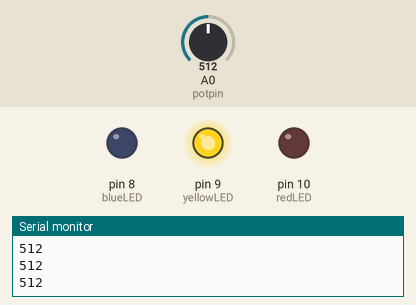
Recording of a sketch running on a simulated Arduino Uno, built with avr-gcc and run on an emulated ATmega328P. Shown: output pins drawn as LEDs (lit = HIGH), the last lines printed to the serial monitor. The inputs (shaded band) are chosen by the test bench; at power-on: A0 (potpin) = 512.

Above: at 1.2 s.
1.3 s: A0 (potpin) set to 672
2.8 s: A0 (potpin) set to 690
At 3.5 s:
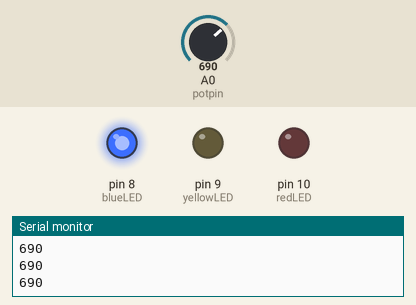
4.3 s: A0 (potpin) set to 330
At 5.5 s:
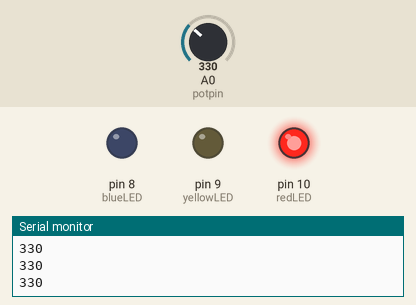
5.8 s: A0 (potpin) set to 355
At 7.0 s:
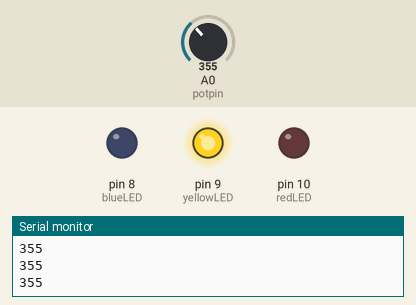
7.3 s: A0 (potpin) set to 306
At 8.0 s:
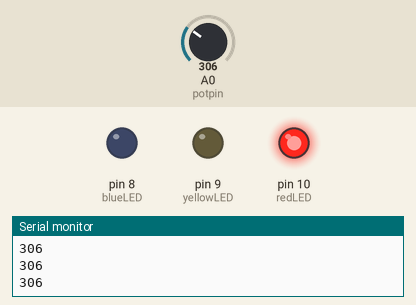
Timing chart, 0 to 9.8 s (numbered marks = the images above; inputs shaded):
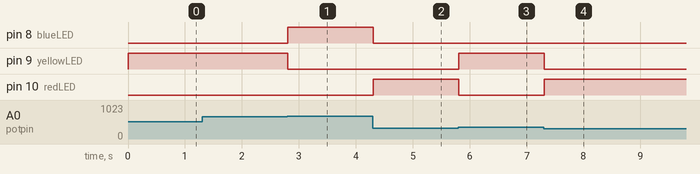

The sketch:

Analog_Value_Reading.ino
```cpp
/*
 *  Analog_Value_Reading
 *  Dora Avun
 *  03/12/2021
 *
 *  Inputs a potentiometer and reads in the values,and lights up
 *  3 separate LED's according to this value. (Red, Yellow and Blue).
 *  Red <= 340, 340 < Yellow <= 680, 680 < Blue.
 *
 */
int potpin=0;     // initialize analog pin 0 for potentiometer
int redLED = 10;  // initialize digital pin 10 for red LED
int yellowLED = 9;// initialize digital pin 9 for yellow LED
int blueLED = 8;  // initialize digital pin 8 for blue LED
int val=0;        // define val, assign initial value 0

void setup()
{
  pinMode(redLED,OUTPUT);   // set digital pin 10 as “output”
  pinMode(yellowLED,OUTPUT);// set digital pin 9 as “output”
  pinMode(blueLED,OUTPUT);  // set digital pin 8 as “output”
  Serial.begin(9600);       // set baud rate at 9600
}

void loop()
{
  val=analogRead(potpin);// read the analog value of analog pin 0, and assign it to val
  Serial.println(val);   // display val’s value

  if (val <= 340) //if value is less than or equal to 340, only red LED is on.
  {
    digitalWrite (redLED, HIGH);
    digitalWrite (yellowLED, LOW);
    digitalWrite (blueLED, LOW);

  }
  else if (val <= 680) //if value is between 340 - 680, only yellow LED is on.
  {
    digitalWrite (redLED, LOW);
    digitalWrite (yellowLED, HIGH);
    digitalWrite (blueLED, LOW);
  }
  else //if valuegreater than 680, only blue LED is on.
  {
    digitalWrite (redLED, LOW);
    digitalWrite (yellowLED, LOW);
    digitalWrite (blueLED, HIGH);
  }
}
```

Measured:
- the behaviour switches between 680 and 681 on A0 (potpin) (found by bisection; images 0 and 1)
- the behaviour switches between 340 and 341 on A0 (potpin) (found by bisection; images 2 and 3)
- after the input at 2.8 s, pin 8 (blueLED): LOW → HIGH at once; pin 9 (yellowLED): HIGH → LOW at once
- after the input at 4.3 s, pin 8 (blueLED): HIGH → LOW at once; pin 10 (redLED): LOW → HIGH at once
- after the input at 5.8 s, pin 9 (yellowLED): LOW → HIGH at once; pin 10 (redLED): HIGH → LOW at once
- after the input at 7.3 s, pin 9 (yellowLED): HIGH → LOW at once; pin 10 (redLED): LOW → HIGH at once
